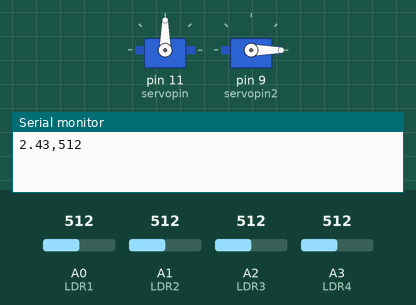
Recording of a sketch running on a simulated Arduino Uno, built with avr-gcc and run on an emulated ATmega328P. Parts: 2 × servo, the last lines printed to the serial monitor. The test bench sets the inputs (shaded band); at power-on: A2 (LDR3) = 512, A0 (LDR1) = 512, A1 (LDR2) = 512, A3 (LDR4) = 512.

Above: at 3.2 s.
3.3 s: A2 (LDR3) set to 531
At 4.7 s:
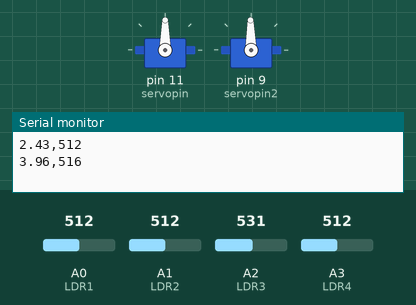
6.3 s: A0 (LDR1) set to 532
At 7.7 s:
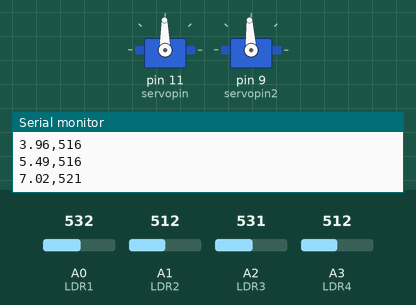
9.3 s: A1 (LDR2) set to 716
12.3 s: A3 (LDR4) set to 716
15.3 s: A0 (LDR1) set to 700
17.1 s: A0 (LDR1) set to 711
At 38.2 s:
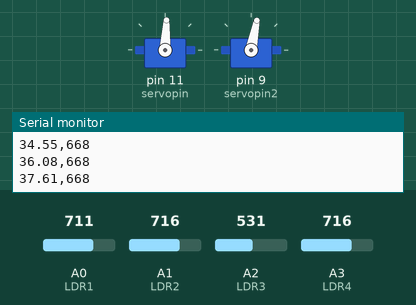
Timing chart, 0 to 40.1 s (numbered marks = the images above; inputs shaded):
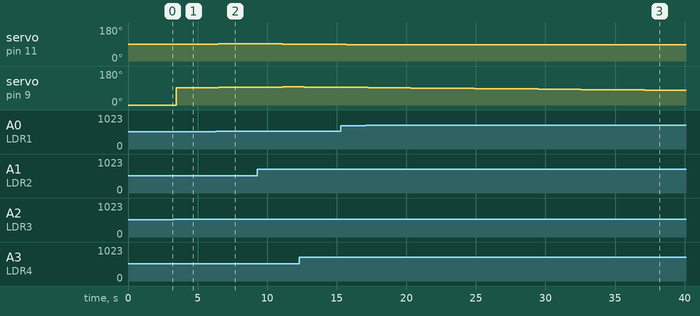

The sketch:

Solar_tracker.ino
```cpp
#include <Servo.h>
Servo myservo_cima;
Servo myservo2_baixo;

int initial_position = 90;
int initial_position2 = 90;
int LDR1 = A0;           //azul claro
int LDR2 = A1;          //Roxo
int LDR3 = A2;          //Amarelo
int LDR4 = A3;          //Laranja
int servopin = 11;
int servopin2 = 9;
int valorsensor1;
int valorsensor2;
int valorsensor3;
int valorsensor4;
int averageValue;
int dif1 = 0, dif2 = 0, dif3 = 0, dif4 = 0;
int max1=0, max2=0, max3=0;
int ser1 = 80, ser2=0;
int error = 5;

void setup() {

  Serial.begin(9600);
  myservo_cima.attach(servopin);
  myservo2_baixo.attach(servopin2);
  pinMode(LDR1, INPUT);
  pinMode(LDR2, INPUT);
  pinMode(LDR3, INPUT);
  pinMode(LDR4, INPUT);
  myservo_cima.write(90);
  myservo2_baixo.write(0);
  delay(2000);

}

void loop() {

  long int t = 0; float tempo = 0.0; float soma = 0.0; int i = 1;
  while (i < 1001){
    valorsensor1 = analogRead(LDR1);
    valorsensor2 = analogRead(LDR2);
    valorsensor3 = analogRead(LDR3);
    valorsensor4 = analogRead(LDR4);
    averageValue = (valorsensor1 + valorsensor2 +valorsensor3 + valorsensor4) / 4;
    soma = soma + (float)averageValue;
    i = i+1;
  }

  t = millis(); tempo = (float) t / 1000.;
  Serial.print(tempo);
  Serial.print("," );
  Serial.println(averageValue);
  delay(1000);

  int R1 = analogRead(LDR1);
  int R2 = analogRead(LDR2);
  int diff1 = abs(R1 - R2);
  int diff2 = abs(R2 - R1);
  int R3 = analogRead(LDR3);
  int R4 = analogRead(LDR4);
  int diff3 = abs(R3 - R4);
  int diff4 = abs(R4 - R3);

  if((diff1 <= error) || (diff2 <= error)) {

  } else {
    if(R1 > R2){
      initial_position++;
      myservo_cima.write(initial_position);
    }

    if(R1 < R2) {
     initial_position--;
      myservo_cima.write(initial_position);
    }
  }
  delay(50);

  if((diff3 <= error) || (diff4 <= error)) {

  } else {
    if(R3 > R4){
      initial_position2++;
      myservo2_baixo.write(initial_position2);

    }

    if(R3 < R4) {
      initial_position2--;
      myservo2_baixo.write(initial_position2);
    }
  }
  delay(50);

}
```

Measured:
- the behaviour switches between 517 and 518 on A2 (LDR3) (found by bisection; images 0 and 1)
- the behaviour switches between 710 and 711 on A0 (LDR1) (found by bisection; images 2 and 3)
- after the input at 3.3 s, servo on pin 9 (servopin2): 0° → 91° after 0.18 s, → 92° 1.5 s later
- after the input at 6.3 s, servo on pin 11 (servopin): 90° → 91° after 0.19 s, → 92° 1.5 s later
- after the input at 17.1 s, servo on pin 11 (servopin): stays 87° (without the input it goes to 86° after 0.10 s)
